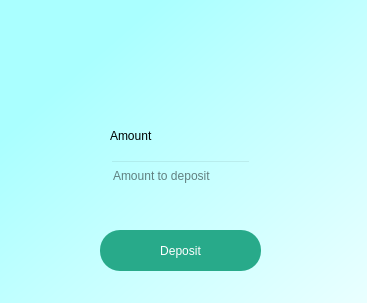
<?xml version="1.0" encoding="UTF-8"?>
<ui version="4.0">
 <class>Dialog</class>
 <widget class="QDialog" name="Dialog">
  <property name="geometry">
   <rect>
    <x>0</x>
    <y>0</y>
    <width>367</width>
    <height>303</height>
   </rect>
  </property>
  <property name="windowTitle">
   <string>Dialog</string>
  </property>
  <widget class="QWidget" name="bgwidget" native="true">
   <property name="geometry">
    <rect>
     <x>0</x>
     <y>0</y>
     <width>521</width>
     <height>411</height>
    </rect>
   </property>
   <property name="styleSheet">
    <string notr="true">QWidget#bgwidget{
background-color:qlineargradient(spread:pad, x1:0.124955, y1:0.199, x2:0.909091, y2:0.903, stop:0 rgba(170, 255, 255, 255), stop:1 rgba(255, 255, 255, 255));
}</string>
   </property>
   <widget class="QPushButton" name="pushButton">
    <property name="geometry">
     <rect>
      <x>100</x>
      <y>230</y>
      <width>161</width>
      <height>41</height>
     </rect>
    </property>
    <property name="styleSheet">
     <string notr="true">QPushButton{
border-radius : 20px;
background-color:rgb(40, 170, 138);
color:rgb(255, 255, 255);
}</string>
    </property>
    <property name="text">
     <string>Deposit</string>
    </property>
   </widget>
   <widget class="QLabel" name="label">
    <property name="geometry">
     <rect>
      <x>48</x>
      <y>40</y>
      <width>261</width>
      <height>20</height>
     </rect>
    </property>
    <property name="styleSheet">
     <string notr="true">font: 700 10pt &quot;Segoe UI&quot;;</string>
    </property>
    <property name="text">
     <string/>
    </property>
    <property name="alignment">
     <set>Qt::AlignmentFlag::AlignCenter</set>
    </property>
   </widget>
   <widget class="QLineEdit" name="lineEdit">
    <property name="geometry">
     <rect>
      <x>110</x>
      <y>160</y>
      <width>141</width>
      <height>31</height>
     </rect>
    </property>
    <property name="styleSheet">
     <string notr="true">background:transparent;</string>
    </property>
    <property name="placeholderText">
     <string>Amount to deposit</string>
    </property>
   </widget>
   <widget class="QLabel" name="label_2">
    <property name="geometry">
     <rect>
      <x>110</x>
      <y>120</y>
      <width>111</width>
      <height>31</height>
     </rect>
    </property>
    <property name="styleSheet">
     <string notr="true">font: 700 10pt &quot;Segoe UI&quot;;</string>
    </property>
    <property name="text">
     <string>Amount</string>
    </property>
    <property name="alignment">
     <set>Qt::AlignmentFlag::AlignLeading|Qt::AlignmentFlag::AlignLeft|Qt::AlignmentFlag::AlignVCenter</set>
    </property>
   </widget>
  </widget>
 </widget>
 <resources/>
 <connections/>
</ui>
